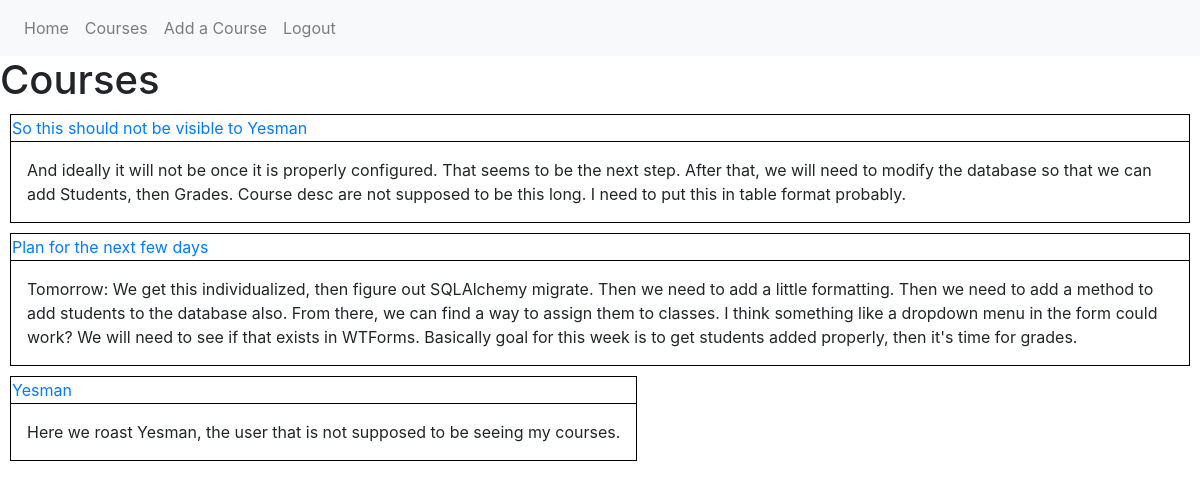
The app's page /course/home (signed in), older data.
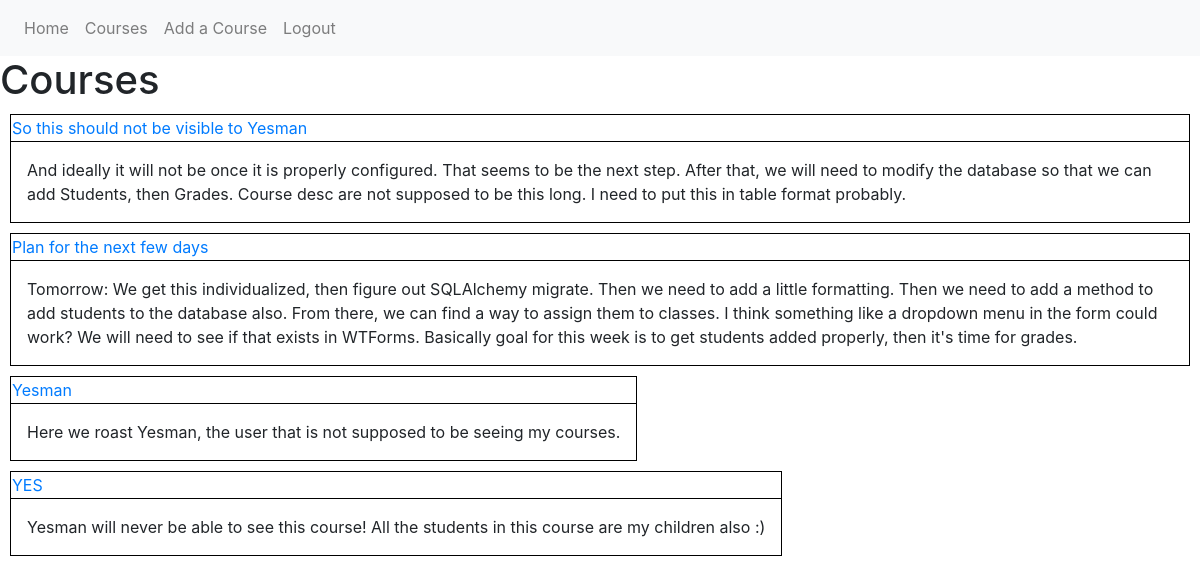
The same page, newer data.
### guide_and_teach/models.py (models this page shows, shortened)
class Course(db.Model):
    id = db.Column(db.Integer, primary_key=True)
    course_title = db.Column(db.String(100), nullable=False)
    course_desc = db.Column(db.Text, nullable=False)
    user_id = db.Column(db.Integer, db.ForeignKey('user.id'), nullable=False)
    student = db.relationship('Student', backref='class', lazy=True)

### guide_and_teach/routes.py (the view)
@app.route('/course/home')
@login_required
def course_home():
    courses = Course.query.all()
    return render_template('courses_page.html', title='Courses', courses=courses)

### guide_and_teach/models.py (called while the page is built)
@login_manager.user_loader
def load_user(user_id):
    return User.query.get(int(user_id))

### guide_and_teach/templates/courses_page.html
{% extends "layout.html" %}
{% block content %}
    <h1>Courses</h1>
    {% for course in courses %}
    {% if course.user == current_user %}
        <article>
            <table class="yes">
                <thead>
                    <tr>
                        <td><a href="{{ url_for('single_course', course_id=course.id) }}">{{ course.course_title }}</a></td>
                    </tr>
                </thead>
                <tbody>
                    <tr>
                        <td>
                            <p>{{ course.course_desc }}</p>
                        </td>
                    </tr>
                </tbody>
            </table>
        </article>
    {% endif %}
    {% endfor %}
{% endblock content %}

### guide_and_teach/templates/layout.html (shortened to what this page needs)
<!DOCTYPE html>
<html>
<head>
    <link rel="stylesheet" href="https://stackpath.bootstrapcdn.com/bootstrap/4.5.2/css/bootstrap.min.css">
    <link rel="stylesheet" type="text/css" href="{{ url_for('static', filename='style.css') }}">
</head>
<body>
    <nav class="navbar navbar-expand-lg navbar-light bg-light">
      {% if current_user.is_authenticated %}
        <div class="" id="navbarSupportedContent">
          <ul class="navbar-nav mr-auto">
            <li class="nav-item">
              <a class="nav-link" href="{{ url_for('home') }}">Home</a>
            </li>
            <li class="nav-item">
              <a class="nav-link" href="{{ url_for('course_home') }}">Courses</a>
            </li>
            <li class="nav-item">
              <a class="nav-link" href="{{ url_for('create_course') }}">Add a Course</a>
            </li>
            <li class="nav-item">
              <a class="nav-link" href="{{ url_for('logout') }}">Logout</a>
            </li>
          </ul>
        </div>
        {% endif %}
      </nav>
    {% block content %}{% endblock %}
</body>
</html>

### guide_and_teach/static/style.css (style rules this page uses)
p { padding: 10px; margin: 5px; }
table { border: 1px solid black; margin: 10px }
thead { border: 1px solid black; }

Row changes from the older to the newer data that the page shows:
added Course: course_title "YES", course_desc "Yesman will never be able to see this course! All the students in this course are my children also :)"
